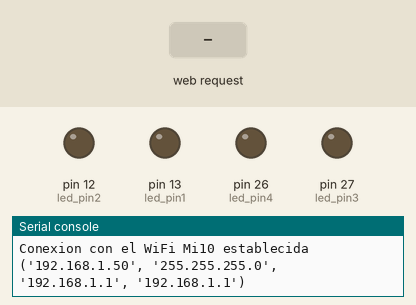
Bench run of a program on a simulated MicroPython board. Shown: output pins drawn as LEDs (lit = HIGH), the last lines printed to the serial console. Inputs (shaded band) come from the test bench. WiFi joins after 1.5 s; library files of the repository ran but are not shown: 1 file(s).

Above: at 2.7 s.
2.8 s: HTTP request GET /?led1=on received
At 3.1 s:
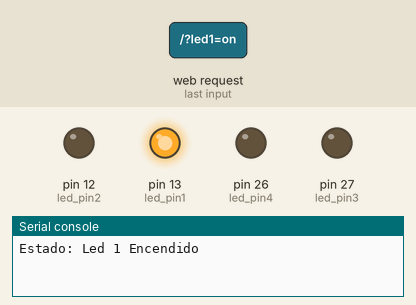
4.3 s: HTTP request GET /?led2=on received
At 5.5 s:
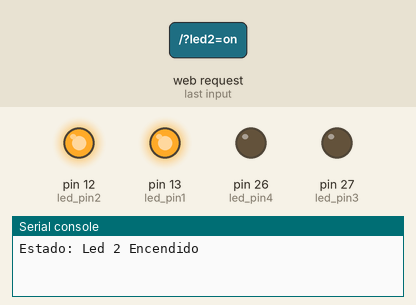
5.8 s: HTTP request GET /?led1=off received
At 6.6 s:
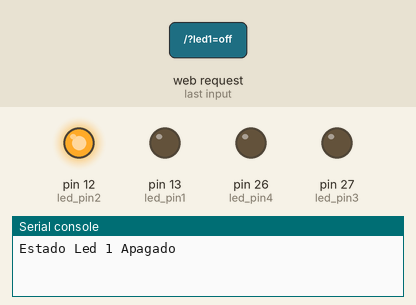
7.3 s: HTTP request GET /?led3=on received
At 7.8 s:
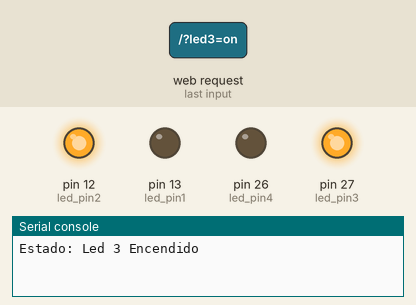
8.8 s: HTTP request GET /?led2=off received
At 10.0 s:
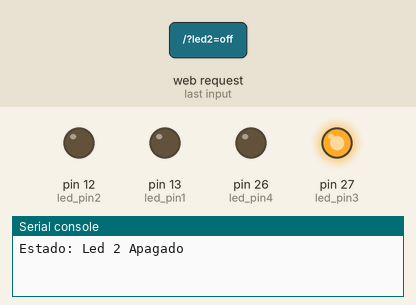
10.3 s: HTTP request GET /?led4=on received
At 11.2 s:
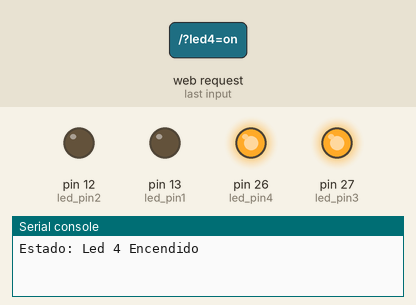
Timing chart, 0 to 12.8 s (numbered marks = the images above; inputs shaded):
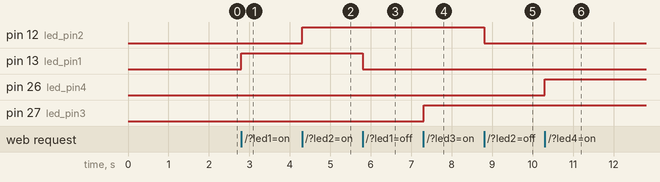

Measured:
- after the input at 2.8 s, pin 13 (led_pin1): LOW → HIGH at once
- after the input at 4.3 s, pin 12 (led_pin2): LOW → HIGH at once
- after the input at 5.8 s, pin 13 (led_pin1): HIGH → LOW at once
- after the input at 7.3 s, pin 27 (led_pin3): LOW → HIGH at once
- after the input at 8.8 s, pin 12 (led_pin2): HIGH → LOW at once
- after the input at 10.3 s, pin 26 (led_pin4): LOW → HIGH at once

The program:

main.py
```python
import time
from machine import Pin
import network
import socket
import usocket

led_pin1 = Pin(13, Pin.OUT, value = 0)
led_pin2 = Pin(12, Pin.OUT, value = 0)
led_pin3 = Pin(27, Pin.OUT, value = 0)
led_pin4 = Pin(26, Pin.OUT, value = 0)

ssid = 'Mi10'
password = 'Diego2001'
wlan = network.WLAN(network.STA_IF)

wlan.active(True)
wlan.connect(ssid, password)

while wlan.isconnected() == False:
    pass

print('Conexion con el WiFi %s establecida' % ssid)
print(wlan.ifconfig())

a = socket.socket(socket.AF_INET, socket.SOCK_STREAM)
a.bind(('', 80))
a.listen(3)

def web_page():

  html =  """
    <h1><b>&nbsp;&nbsp;&nbsp;&nbsp;&nbsp;&nbsp;&nbsp;Control Leds</h1></b><br>
    <body>

        <b>&nbsp;Led 1&nbsp;&nbsp;</b>
        <a href="/?led1=on"><button style='width:100px; height:35px; background-color: #00ff00'>Encender</button></a>&nbsp;&nbsp;
        <a href="/?led1=off"> <button style='width:100px; height:35px; background-color: #ff5252'>Apagar </button></a><br><br>

        <b>&nbsp;Led 2&nbsp;&nbsp;</b>
        <a href="/?led2=on"><button style='width:100px; height:35px; background-color: #00ff00'>Encender</button></a>&nbsp;&nbsp;
        <a href="/?led2=off"> <button style='width:100px; height:35px; background-color: #ff5252'>Apagar </button></a><br><br>

        <b>&nbsp;Led 3&nbsp;&nbsp;</b>
        <a href="/?led3=on"><button style='width:100px; height:35px; background-color: #00ff00'>Encender</button></a>&nbsp;&nbsp;
        <a href="/?led3=off"> <button style='width:100px; height:35px; background-color: #ff5252'>Apagar </button></a><br><br>

        <b>&nbsp;Led 4&nbsp;&nbsp;</b>
        <a href="/?led4=on"><button style='width:100px; height:35px; background-color: #00ff00'>Encender</button></a>&nbsp;&nbsp;
        <a href="/?led4=off"> <button style='width:100px; height:35px; background-color: #ff5252'>Apagar </button>
    </body>
    """
  return html

while True:
    conn,addr = a.accept()
    print('Nueva conexion desde:  %s' % str(addr))
    request = conn.recv(1024)
    print('Solicitud = %s' % str(request))
    request = str(request)

    if (request.find('/?led1=on') == 6):
        print('Estado: Led 1 Encendido')
        led_pin1.on()
    if (request.find('/?led1=off') == 6):
        print('Estado Led 1 Apagado')
        led_pin1.off()

    if (request.find('/?led2=on') == 6):
        print('Estado: Led 2 Encendido')
        led_pin2.on()
    if (request.find('/?led2=off') == 6):
        print('Estado: Led 2 Apagado')
        led_pin2.off()

    if (request.find('/?led3=on') == 6):
        print('Estado: Led 3 Encendido')
        led_pin3.on()
    if (request.find('/?led3=off') == 6):
        print('Estado: Led 3 Apagado')
        led_pin3.off()

    if (request.find('/?led4=on') == 6):
        print('Estado: Led 4 Encendido')
        led_pin4.on()
    if (request.find('/?led4=off') == 6):
        print('Estado: Led 4 Apagado')
        led_pin4.off()

    response = web_page()
    conn.send('HTTP/1.1 200 OK\n')
    conn.send('Content-Type: text/html\n')
    conn.send('Connection: close\n\n')
    conn.sendall(response)
    conn.close()
```
